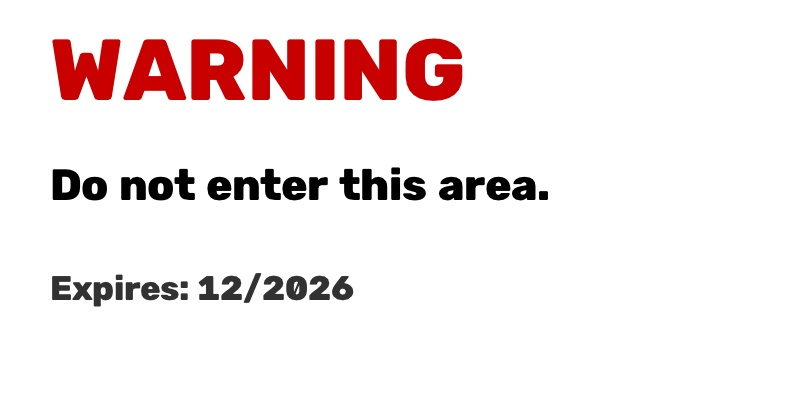
#> input picture wearable_sim/scripts/_temp_vlm_input.jpg, 800 x 400 px
$ python text_reader.py _temp_vlm_input.jpg
#> lines starting #> are read from the running program, lines starting #| are printed output that depends on the picture; after the words box and inside, x2 and y2 are one past the last pixel; in counts of white or black regions, pixels touching at a corner belong together
#!/usr/bin/env python3
"""
text_reader.py
--------------
Standalone OCR (Optical Character Recognition) and Text-to-Speech script.
Extracts text from an image (labels, signs, documents) and reads it aloud.
"""

import cv2
import pytesseract
import subprocess
import os
import argparse
import sys

SCRIPT_DIR = os.path.dirname(os.path.abspath(__file__))

def speak(text):
    """Speak text aloud using Piper TTS."""
    print(f"\n🔊 Speaking: '{text}'\n")
    model_path = os.path.join(SCRIPT_DIR, "en_US-lessac-medium.onnx")
    wav_path = os.path.join(SCRIPT_DIR, "temp_voice.wav")

    # Sanitize text for shell command
    safe_text = text.replace("'", "").replace('"', '').replace('\n', ' ')

    if not os.path.exists(model_path):
        print(f"⚠️ Piper model not found at {model_path}. Text will just be printed.")
        return

    command = f"echo '{safe_text}' | piper --model {model_path} --output_file {wav_path} 2>/dev/null && aplay {wav_path} -q 2>/dev/null"
    subprocess.run(command, shell=True)

def process_image(image_path):
#> called with image_path = '_temp_vlm_input.jpg'
    if not os.path.exists(image_path):
        print(f"❌ Error: Image not found at {image_path}")
        return

    print(f"🖼️  Processing image: {image_path}")

    # Load image
    img = cv2.imread(image_path)
#> img is the input picture: shape (400, 800, 3); mean B, G, R 233.4, 233.5, 243.5

    # Preprocessing for better OCR accuracy
    # Convert to grayscale
    gray = cv2.cvtColor(img, cv2.COLOR_BGR2GRAY)
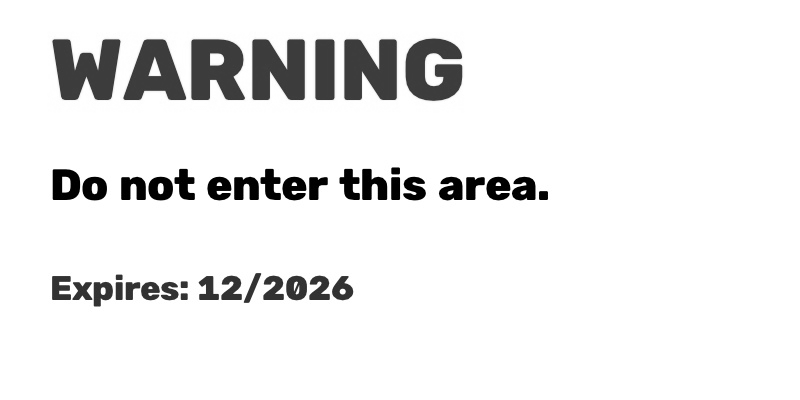
#> gray: shape (400, 800); min 0, max 255, mean 236.4

    # Optional: Apply thresholding to make text pop out more
    # (cv2.THRESH_OTSU automatically determines the best threshold value)
    _, thresh = cv2.threshold(gray, 0, 255, cv2.THRESH_BINARY + cv2.THRESH_OTSU)
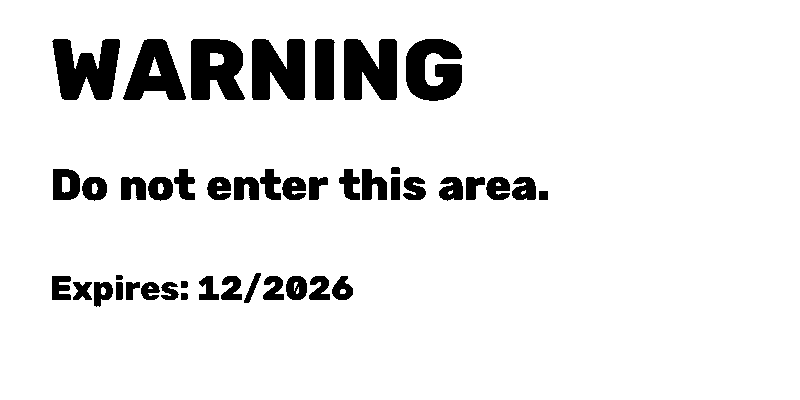
#> thresh: shape (400, 800); 91.2% white; 44 black regions, largest, box (x1, y1, x2, y2) and area: (52, 39, 120, 100) 2812, (344, 39, 397, 100) 2651, (252, 39, 305, 100) 2650

    print("🔍 Extracting text...")

    # Run Tesseract OCR
    # config psm 3 = Fully automatic page segmentation, but no OSD. (Default)
    # config psm 6 = Assume a single uniform block of text.
    try:
        text = pytesseract.image_to_string(thresh, config='--psm 3')
    except Exception as e:
        print(f"❌ OCR Error: {e}")
        print("Please ensure Tesseract is installed: sudo apt-get install tesseract-ocr")
        return

    # Clean up the text
    cleaned_text = " ".join(text.split())

    if cleaned_text.strip():
        print("="*50)
        print("📄 EXTRACTED TEXT:")
        print(text.strip())
        print("="*50)
        speak(f"I found the following text. {cleaned_text}")
    else:
        print("❌ No text could be detected in this image.")
        speak("I could not detect any text in this image.")

def main():
    parser = argparse.ArgumentParser(description="Extract and read text from an image.")
    parser.add_argument("image", help="Path to the image file (e.g. sign.jpg, label.png)")
    args = parser.parse_args()

    process_image(args.image)
#> (the call stopped at in process_image, `text = pytesseract.image_to_string(thresh, config='--psm 3')`: pytesseract is not available in this run)

if __name__ == "__main__":
    main()
